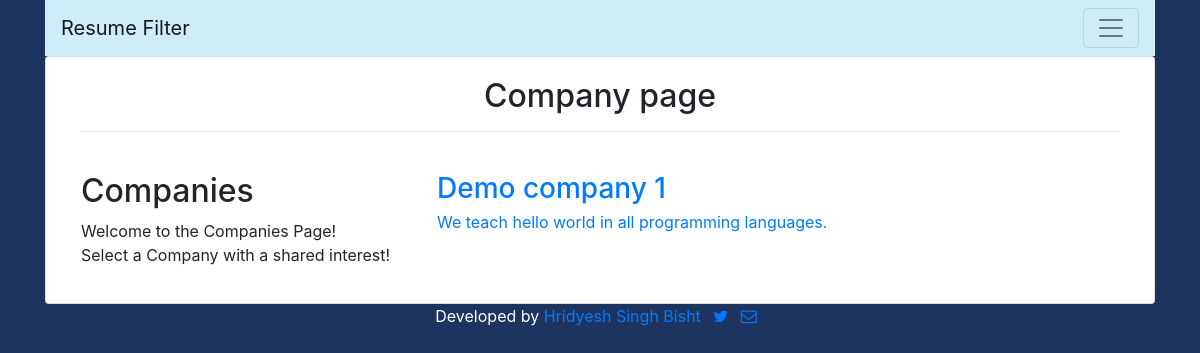
The app's page /companys/ with its own data.
### companys/models.py (models this page shows, shortened)
class Company(models.Model):
    name = models.CharField(max_length=255, unique=True)
    slug = models.SlugField(allow_unicode=True, unique=True)
    description = models.TextField(blank=True, default='')
    description_html = models.TextField(editable=False, default='', blank=True)
    members = models.ManyToManyField(User,through="CompanyMember")
    class Meta:
        ordering = ["name"]

### companys/views.py (the view)
# urls.py: path('', views.ListCompanys.as_view(), name="all"),
class ListCompanys(generic.ListView):
    model = Company

### companys/templates/companys/company_list.html (shortened to what this page needs)
{% extends "companys/company_base.html" %}
{% block precompany %}
<div class="col-md-4">
	<div class="content">
			<h2>Companies</h2>
			<p>Welcome to the Companies Page! <br>Select a Company with a shared interest!</p>
	</div>
</div>
{% endblock %}
{% block company_content %}
<div class="col-md-8">
	<div class="list-company">
		{% for company in object_list %}
		<a href="{% url 'companys:single' slug=company.slug %}"
		class="list-company-item list-company-item-action flex-column align-items-start">
			<h3 class="mb-1">{{ company.name }}</h3>
			<p class="mb-1">{{ company.description_html|safe }}</p>
		</a>
		{% endfor %}
		<br>
	</div>
</div>
{% endblock %}

### records on screen
Company: name "Demo company 1", description_html "We teach hello world in all programming languages."
